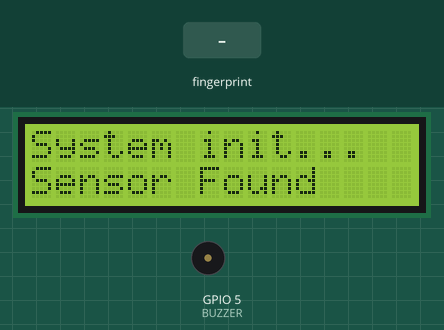
Bench run of a sketch on a simulated ESP32. Shown: 16×2 character LCD, buzzer (waves = sounding). Inputs (shaded band) come from the test bench. WiFi joins after 1.5 s; servers stay silent unless stated; uploads are accepted with an empty reply; what the sketch prints to the serial monitor is not drawn.

Above: at 1.1 s.
At 10.3 s:
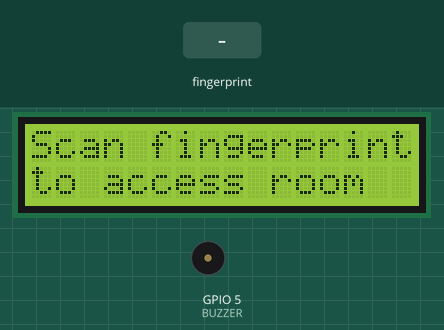
10.4 s: finger stored as number 1 placed on the sensor
At 14.3 s:
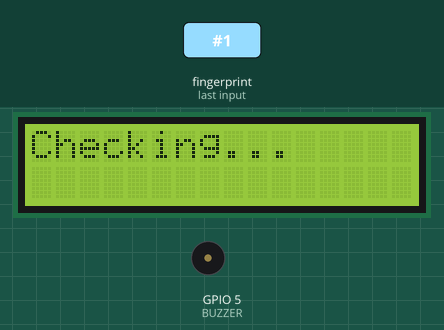
At 16.9 s:
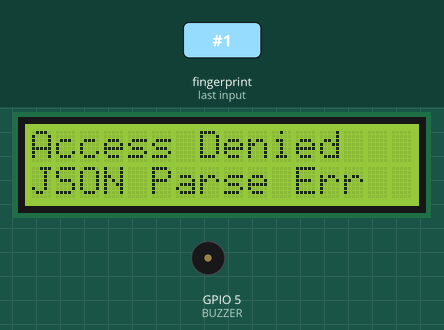
Timing chart, 0 to 18.4 s (numbered marks = the images above; inputs shaded):
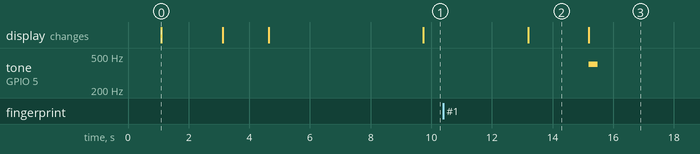

Measured:
- after the input at 10.4 s, tone on GPIO 5 (BUZZER): silent → 400 Hz after 4.8 s, → silent 0.30 s later; the display: changes after 2.8 s (image 2)
- what the display in image 0 shows lasts 2.0 s, from 1.1 s to 3.1 s

The sketch:

biometric_exam_check.ino
```cpp
// Full crash-proof ESP32 fingerprint access system with Google Apps Script + Sheet.Best
#include <Wire.h> // i2c connection
#include <LiquidCrystal_I2C.h> // lcd display
#include <Adafruit_Fingerprint.h>
#include <HardwareSerial.h>
#include <WiFiClientSecure.h> // https
#include <ArduinoJson.h>
#include <WiFi.h>

// Pins
#define RXD2 17
#define TXD2 16
#define BUZZER 5

HardwareSerial mySerial(2);
Adafruit_Fingerprint finger = Adafruit_Fingerprint(&mySerial);

// WiFi and cloud config
const char* ssid = "Your ssid";
const char* password = "your password";

const String deviceRoom = "PG12"; // This device's room
const char* host = "script.google.com";
const int httpsPort = 443;
const String server_id = "Add your deployment from google sheet here";

const char* sheetHost = "sheet.best";
const char* sheetUUID = "add sheet.best id in order to fetch result from google sheet"; // REPLACE with your real UUID

LiquidCrystal_I2C lcd(0x27, 16, 2);

void setup() {
  Wire.begin(21, 22);
  lcd.begin(16, 2);
  lcd.backlight();
  lcd.setCursor(0, 0);
  lcd.print("System init...");

  Serial.begin(115200);
  mySerial.begin(57600, SERIAL_8N1, RXD2, TXD2);

  finger.begin(57600);
  if (finger.verifyPassword()) {
    Serial.println("Fingerprint sensor connected.");
    lcd.setCursor(0, 1);
    lcd.print("Sensor Found");
  } else {
    Serial.println("Sensor error!");
    lcd.setCursor(0, 1);
    lcd.print("Sensor Error");
    while (true);
  }

  delay(2000);
  WiFi.setSleep(false);
  WiFi.begin(ssid, password);
  lcd.clear();
  lcd.setCursor(0, 0);
  lcd.print("WiFi Status");
  lcd.setCursor(0, 1);
  lcd.print("Connecting...");

  while (WiFi.status() != WL_CONNECTED) {
    delay(500);
    Serial.print(".");
  }

  lcd.clear();
  lcd.setCursor(0, 0);
  lcd.print("WiFi Connected!");
  lcd.setCursor(0, 1);
  lcd.print(WiFi.localIP().toString());
  Serial.println("WiFi connected!");
  delay(2000);
}

void loop() {
  int result = getFingerprintID();

  if (result == FINGERPRINT_OK) {
    char hexID[10];
    sprintf(hexID, "%04X", finger.fingerID);
    String uid = "ID_" + String(hexID);

    lcd.clear();
    lcd.setCursor(0, 0);
    lcd.print("Checking...");
    Serial.println("UID: " + uid);

    sendToGoogle(uid);
  }

  delay(3000);
  lcd.clear();
  lcd.setCursor(0, 0);
  lcd.print("Scan fingerprint");
  lcd.setCursor(0, 1);
  lcd.print("to access room");
}


int getFingerprintID() {
  if (finger.getImage() != FINGERPRINT_OK) return -1;
  if (finger.image2Tz() != FINGERPRINT_OK) return -1;
  if (finger.fingerSearch() == FINGERPRINT_OK) return FINGERPRINT_OK;
  return FINGERPRINT_NOTFOUND;
}

void sendToGoogle(String uid) {
  WiFiClientSecure googleClient;
  googleClient.setInsecure();

  if (!googleClient.connect(host, httpsPort)) {
    Serial.println("Google Script Conn Fail");
    return;
  }

  String url = "/macros/s/" + server_id + "/exec";
  String payload = "{\"user_id\":\"" + uid + "\",\"room_name\":\"" + deviceRoom + "\"}";

  googleClient.println("POST " + url + " HTTP/1.1");
  googleClient.println("Host: " + String(host));
  googleClient.println("Content-Type: application/json");
  googleClient.print("Content-Length: ");
  googleClient.println(payload.length());
  googleClient.println("Connection: close");
  googleClient.println();
  googleClient.println(payload);
  delay(1500);
  googleClient.stop();

  fetchResponseFromSheetBest(uid);
}

void fetchResponseFromSheetBest(String uid) {
  WiFiClientSecure sheetClient;
  sheetClient.setInsecure();

  String url = "/api/sheets/" + String(sheetUUID) + "?user_id=" + uid;

  if (!sheetClient.connect(sheetHost, 443)) {
    Serial.println("Sheet.best Conn Fail");
    return;
  }

  sheetClient.println("GET " + url + " HTTP/1.1");
  sheetClient.println("Host: " + String(sheetHost));
  sheetClient.println("Connection: close");
  sheetClient.println();

  String response;
  while (sheetClient.connected()) {
    String line = sheetClient.readStringUntil('\n');
    if (line == "\r") break;
  }

  while (sheetClient.available()) {
    response += sheetClient.readString();
  }
  sheetClient.stop();

  Serial.println("Sheet Response:");
  Serial.println(response);

  StaticJsonDocument<1024> doc;
  DeserializationError error = deserializeJson(doc, response);
  if (error) {
    lcdError("JSON Parse Err");
    return;
  }

  // Find correct match manually (safety against partial filter failure)
  bool found = false;
  for (JsonObject obj : doc.as<JsonArray>()) {
    String id = obj["user_id"];
    id.trim();

    if (id.equalsIgnoreCase(uid)) {
      String room = obj["Assigned Room"];
      String name = obj["Full Name"];
      room.trim();

      if (room.equalsIgnoreCase(deviceRoom)) {
        lcd.clear();
        lcd.setCursor(0, 0);
        lcd.print("Access Granted");
        lcd.setCursor(0, 1);
        lcd.print(name);
        successFeedback();
      } else {
        lcd.clear();
        lcd.setCursor(0, 0);
        lcd.print("Wrong Room!");
        lcd.setCursor(0, 1);
        lcd.print("Room: " + room);
        failFeedback();
      }

      found = true;
      break;
    }
  }

  if (!found) {
    lcdError("User Not Found");
  }
}


void lcdError(String msg) {
  lcd.clear();
  lcd.setCursor(0, 0);
  lcd.print("Access Denied");
  lcd.setCursor(0, 1);
  lcd.print(msg);
  failFeedback();
}

void successFeedback() {
  tone(BUZZER, 1000, 150); delay(150);
  tone(BUZZER, 1500, 150); delay(150);
  noTone(BUZZER);
}

void failFeedback() {
  tone(BUZZER, 400, 300); delay(300);
  noTone(BUZZER);
}
```
